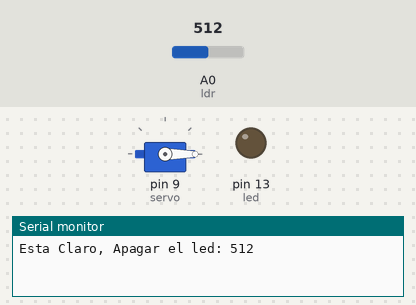
This sketch was run on a simulated Arduino Uno, built with avr-gcc and run on an emulated ATmega328P. On the bench: servo, output pins drawn as LEDs (lit = HIGH), the last lines printed to the serial monitor. Inputs (shaded band) come from the test bench; at power-on: A0 (ldr) = 512.

Above: at 3.8 s.
3.9 s: A0 (ldr) set to 682
7.8 s: A0 (ldr) set to 708
At 10.0 s:
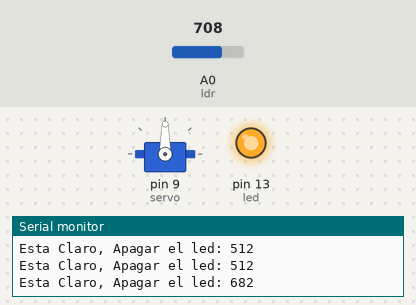
11.7 s: A0 (ldr) set to 690
At 13.4 s:
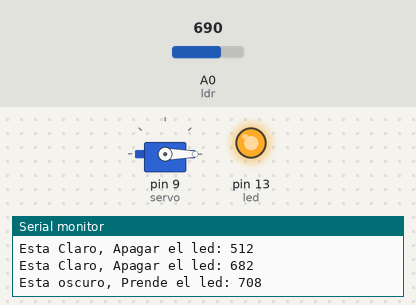
15.6 s: A0 (ldr) set to 710
At 19.6 s:
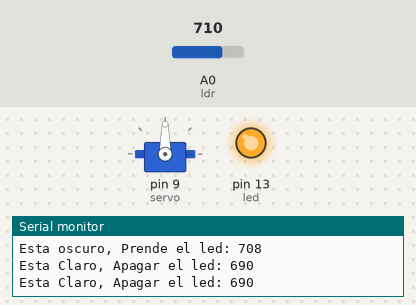
Timing chart, 0 to 21.1 s (numbered marks = the images above; inputs shaded):
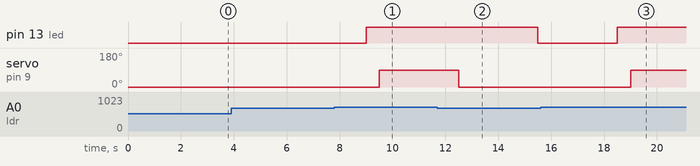

The sketch:

Movimiento_Techo_Restaurant.ino
```cpp
#include <Servo.h>
int led = 13; // led

int ldr = A0; // sensor de luz
Servo servo;

void setup() { // funcion void setup
Serial.begin(9600); // monitor serial
pinMode(led, OUTPUT);
pinMode(ldr, INPUT);
servo.attach(9);
}

void loop() {
int ldrEstado = analogRead(ldr);
if (ldrEstado <=700){
  servo.write(0);
 delay(3000);
  digitalWrite(led, LOW);
Serial.print("Esta Claro, Apagar el led: ");
Serial.println(ldrEstado);

}

else{ // si el sensor de movimiento esta apagado
digitalWrite(led, HIGH); // LED SE PRENDE
delay(500);
 servo.write(90);
  delay(3000);
  Serial.print("Esta oscuro, Prende el led: ");
Serial.println(ldrEstado);
}
//Comandos no USADOS
// digitalWrite(led, LOW);
//delay(500);
}
```

Measured:
- the behaviour switches between 700 and 701 on A0 (ldr) (found by bisection; images 0 and 1)
- after the input at 7.8 s, pin 13 (led): LOW → HIGH after 1.2 s; servo on pin 9 (servo): 0° → 90° after 1.7 s
- after the input at 11.7 s, pin 13 (led): HIGH → LOW after 3.8 s; servo on pin 9 (servo): 90° → 0° after 0.80 s
- after the input at 15.6 s, pin 13 (led): LOW → HIGH after 2.9 s; servo on pin 9 (servo): 0° → 90° after 3.4 s
